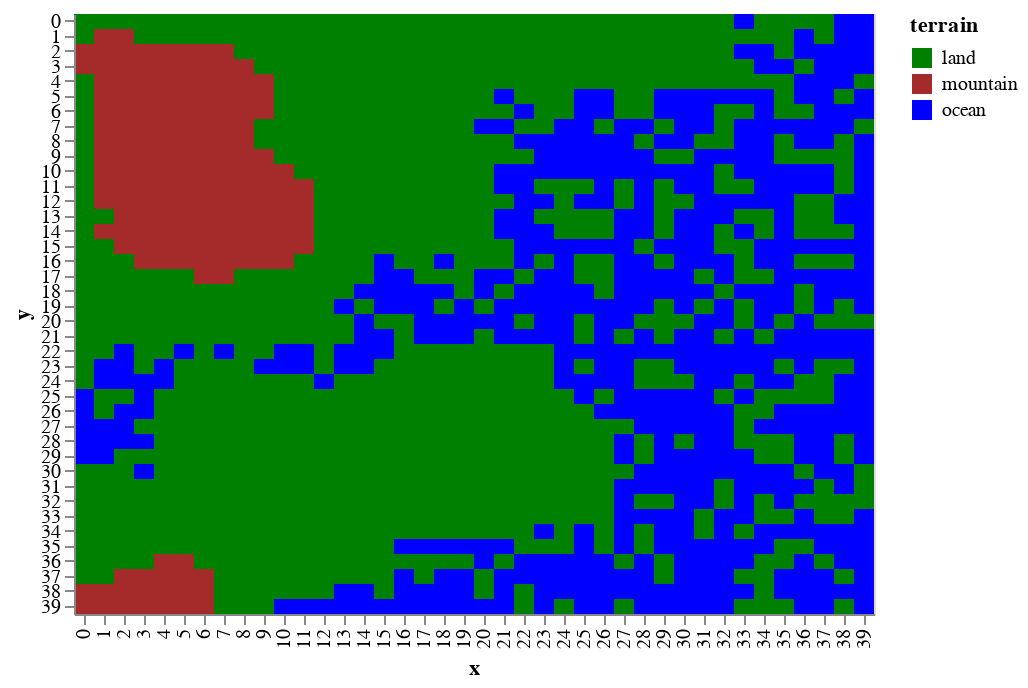

Here is the notebook cell this chart was saved with:
### Markdown cell above
#### Blank world from the `landscape` age

### Code cell
draw.drawTerrainTypes(world.grid_elevation,world.landscape)

### Figure 1 — Vega-Lite specification as saved in the notebook (floating-point values rounded to 4 significant figures; data arrays with more than 128 entries replaced by an {"elided": "..."} marker saying what was removed)
{"$schema": "https://vega.github.io/schema/vega-lite/v2.6.0.json", "config": {"view": {"height": 300, "width": 400}}, "data": {"name": "data-0eb54b044286f657b66c5d5e54b594e6"}, "datasets": {"data-0eb54b044286f657b66c5d5e54b594e6": {"elided": "1600 records"}}, "encoding": {"color": {"field": "terrain", "scale": {"domain": ["land", "mountain", "ocean"], "range": ["green", "brown", "blue"]}, "type": "nominal"}, "x": {"field": "x", "type": "ordinal"}, "y": {"field": "y", "type": "ordinal"}}, "mark": "rect"}
